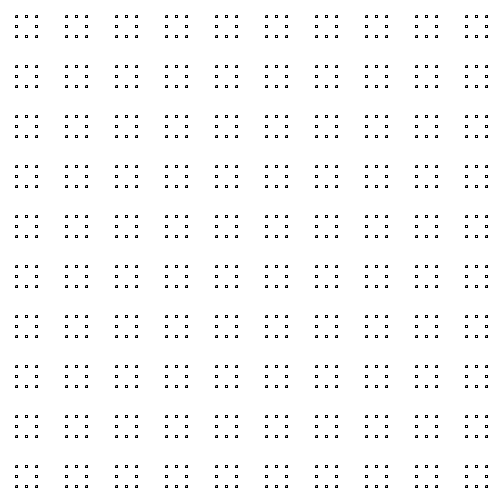
Frame 1 (no input)
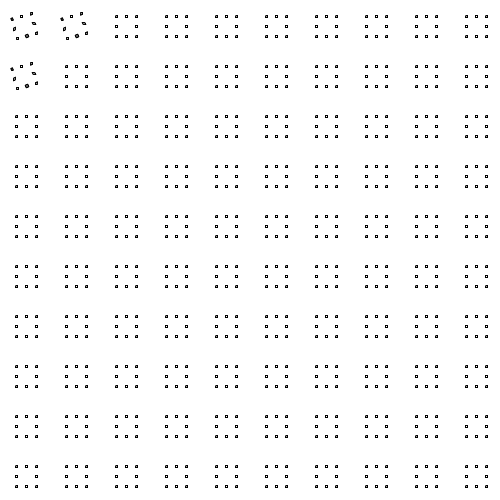
Frame 60 (the mouse pressed at the canvas centre just before this capture)
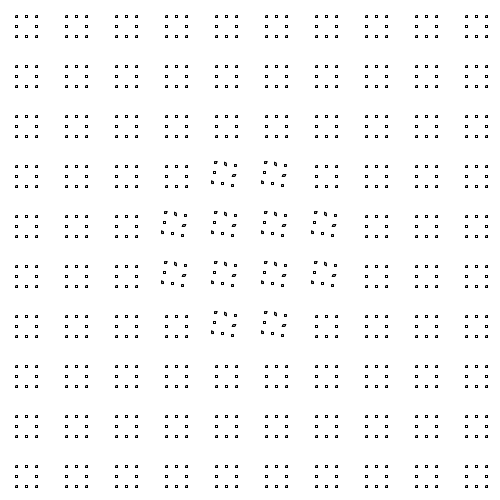
Frame 120 (the mouse held since frame 60 and released just before this capture)

The Processing sketch that drew these frames (run headless with seeded random() and noise(); from frame 60 on, the mouse is pressed at the canvas centre):

// Processing sketch: processing_63594
// ── processing_63594.pde

float rot=0;
float d=dist(mouseX, mouseY, pmouseX, pmouseY);
float grow=0;
float boom=0;
float wobble=0;
float speed=0.98;
int y;
  float rad;

void setup() {
  size(500, 500);
  smooth();
}
void snowflake(float x, float y, float s, float d) {
  rad=dist(mouseX, mouseY, x, y);
  int i=0;
   translate(x+wobble, y+wobble);
      if(rad<100){
  rotate(rot);
      }
  translate(-x+wobble, -y+wobble);
  layer(x, y, s+grow, 10+boom); 
  layer(x, y, s+grow, 10+boom); 
  layer(x, y, s+grow, 10+boom); 
  layer(x, y, s+grow, 10+boom); 
  layer(x, y, s+grow, 10+boom); 
  layer(x, y, s+grow, 10+boom);
}

void layer (float x, float y, float s, float gap) {

  rect(x+gap, y, s, s);
  rect(x-gap, y, s, s);
  rect(x, y+gap, s, s);
  rect(x, y-gap, s, s);
  ellipse(x-gap+(s/2), y-gap+(s/2), s, s);
  ellipse(x+gap+(s/2), y-gap+(s/2), s, s);
  ellipse(x-gap+(s/2), y+gap+(s/2), s, s);
  ellipse(x+gap+(s/2), y+gap+(s/2), s, s);
}

void draw() {

  float x=25;
  background(255);
  float d=dist(mouseX, mouseY, pmouseX, pmouseY);


  for (int across=0; across< 10; across=across+1) {
    int y=25;
    for (int downwards=0; downwards<10; downwards=downwards+1) {
     
       pushMatrix();
        snowflake(x, y, 2, dist(mouseX, mouseY, pmouseX, pmouseY));
        popMatrix();
      y=y+50;
    }
    x=x+50;
  }
  speed = speed+d/580;
  speed = speed * 0.97;
  rot=rot+speed;
}
